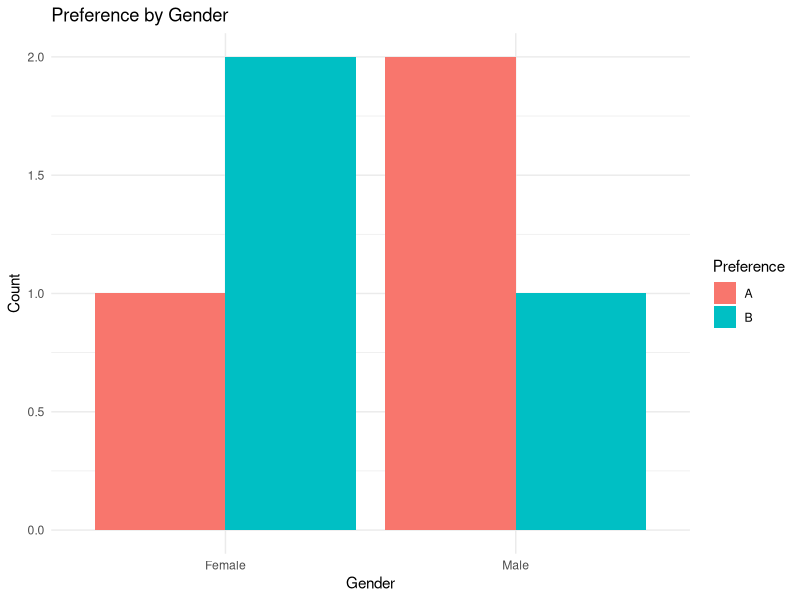
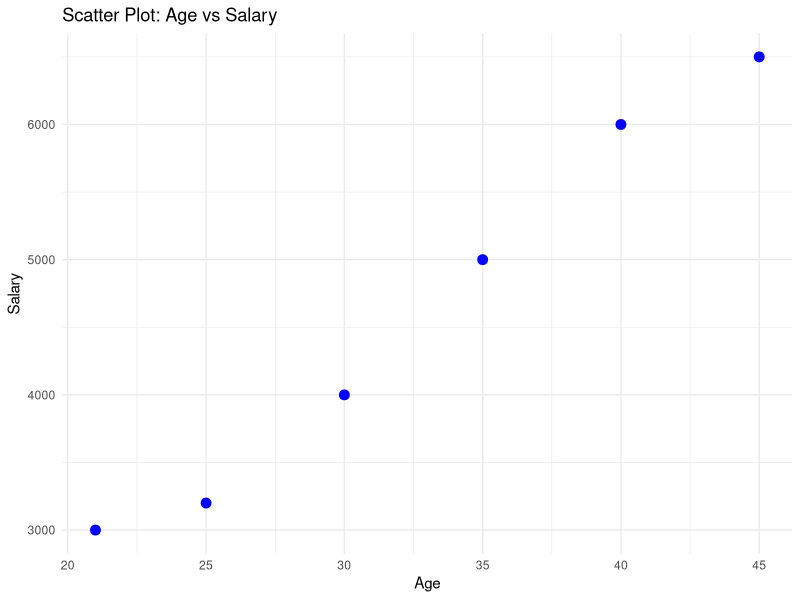
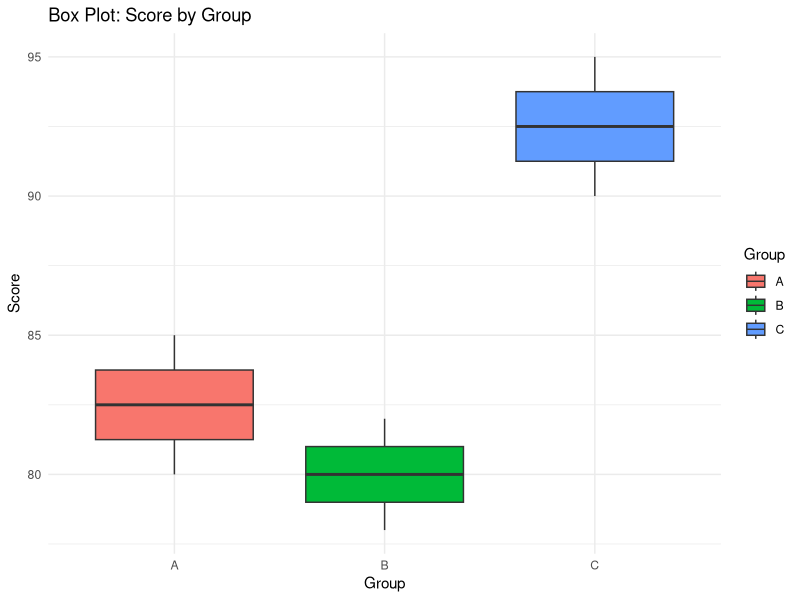
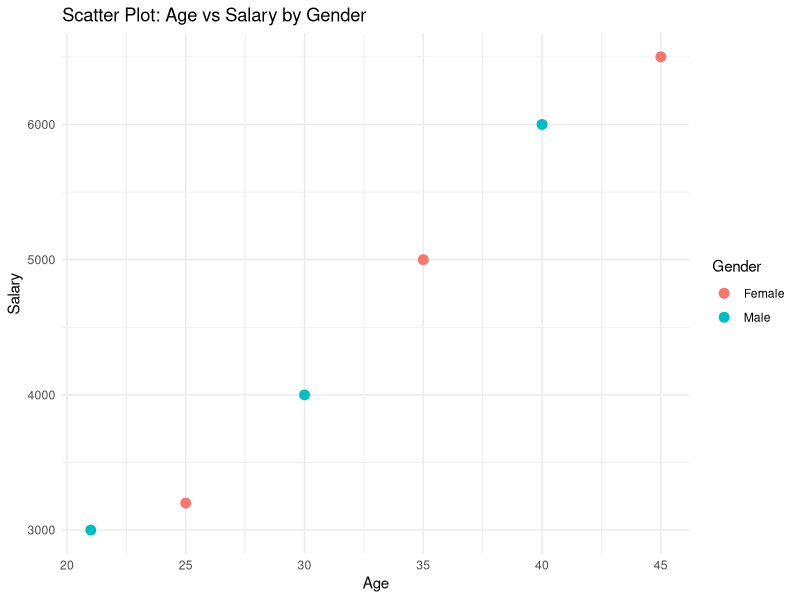
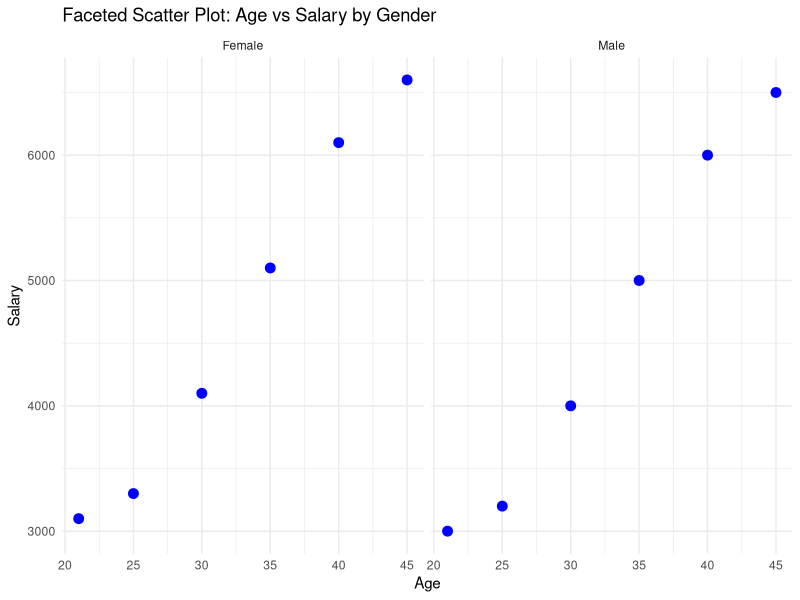

Write R code to recreate these figures, in order.
## ---- chunk 1
# Load necessary library
library(ggplot2)
## ---- chunk 2
data_cat <- data.frame(
  Gender = c("Male", "Female", "Male", "Female", "Male", "Female"),
  Preference = c("A", "B", "A", "A", "B", "B")
)
## ---- chunk 3
# Bar plot
p1 <- ggplot(data_cat, aes(x = Gender, fill = Preference)) +
  geom_bar(position = "dodge") +
  labs(title = "Preference by Gender", x = "Gender", y = "Count") +
  theme_minimal()

p1
## ---- chunk 4

data_num <- data.frame(
  Age = c(21, 25, 30, 35, 40, 45),
  Salary = c(3000, 3200, 4000, 5000, 6000, 6500)
)
## ---- chunk 5
# Scatter plot
p2 <- ggplot(data_num, aes(x = Age, y = Salary)) +
  geom_point(color = "blue", size = 3) +
  labs(title = "Scatter Plot: Age vs Salary", x = "Age", y = "Salary") +
  theme_minimal()
p2
## ---- chunk 6
data_cat_num <- data.frame(
  Group = c("A", "A", "B", "B", "C", "C"),
  Score = c(80, 85, 78, 82, 90, 95)
)

# Box plot
p3 <- ggplot(data_cat_num, aes(x = Group, y = Score, fill = Group)) +
  geom_boxplot() +
  labs(title = "Box Plot: Score by Group", x = "Group", y = "Score") +
  theme_minimal()

p3
## ---- chunk 7

#p3_new <- ggplot(data_cat_num, aes(x = Group, y = Score, fill = Group)) +
#  geom_boxplot() +
#  # ------------- #
#  labs(title = "Box Plot: Score by Group", x = "Group", y = "Score") +
#  theme_minimal()

#p3_new
## ---- chunk 8
data_three <- data.frame(
  Age = c(21, 25, 30, 35, 40, 45),
  Salary = c(3000, 3200, 4000, 5000, 6000, 6500),
  Gender = c("Male", "Female", "Male", "Female", "Male", "Female")
)

p4 <- ggplot(data_three, aes(x = Age, y = Salary, color = Gender)) +
  geom_point(size = 3) +
  labs(title = "Scatter Plot: Age vs Salary by Gender", x = "Age", y = "Salary") +
  theme_minimal()

p4
## ---- chunk 9
data_facet <- data.frame(
  Age = c(21, 25, 30, 35, 40, 45, 21, 25, 30, 35, 40, 45),
  Salary = c(3000, 3200, 4000, 5000, 6000, 6500, 3100, 3300, 4100, 5100, 6100, 6600),
  Gender = rep(c("Male", "Female"), each = 6)
)

# Faceted scatter plot
p5 <- ggplot(data_facet, aes(x = Age, y = Salary)) +
  geom_point(size = 3, color = "blue") +
  facet_wrap(~ Gender) +
  labs(title = "Faceted Scatter Plot: Age vs Salary by Gender", x = "Age", y = "Salary") +
  theme_minimal()

p5
